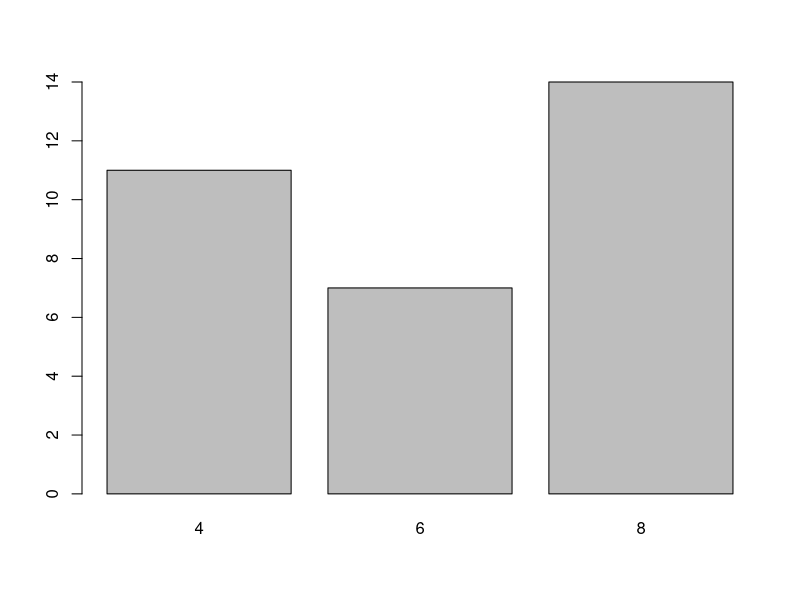
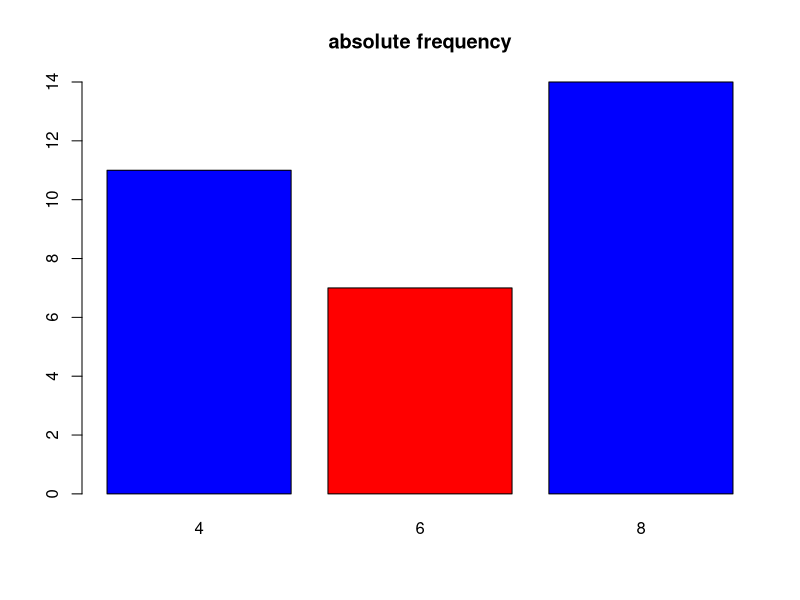
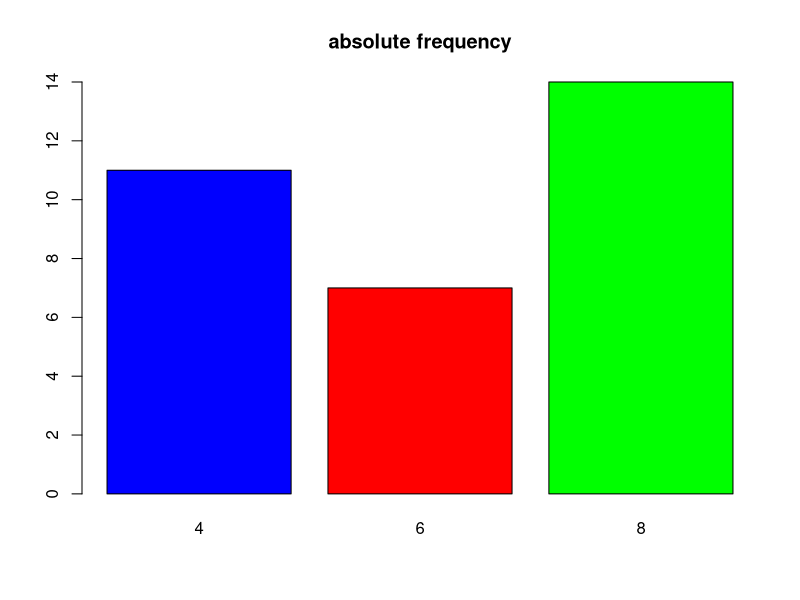
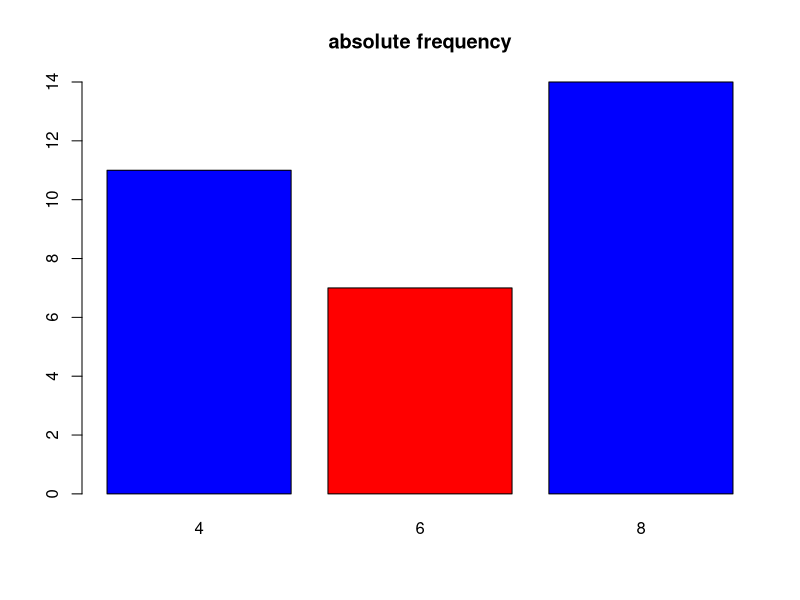
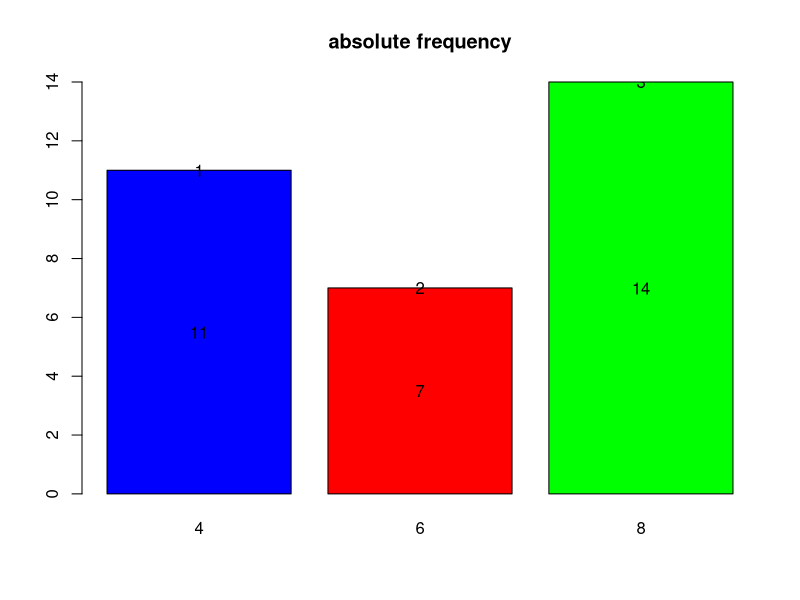
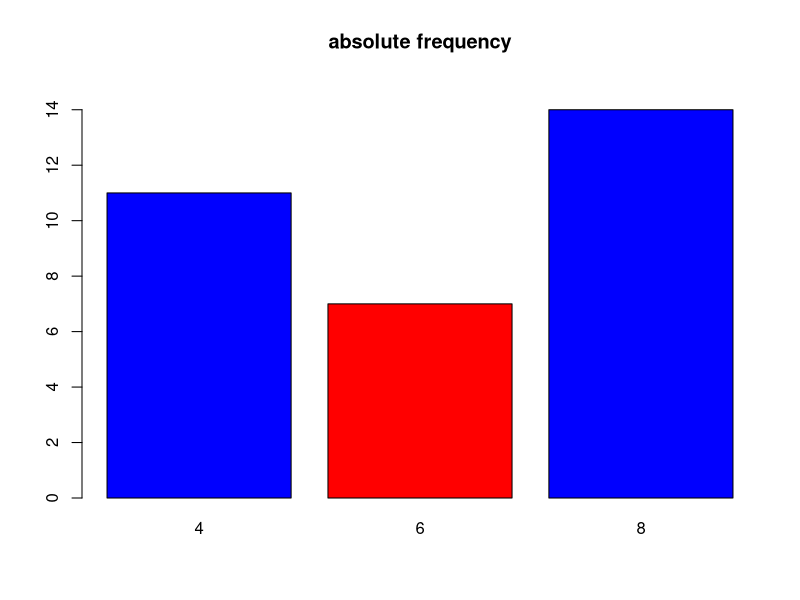
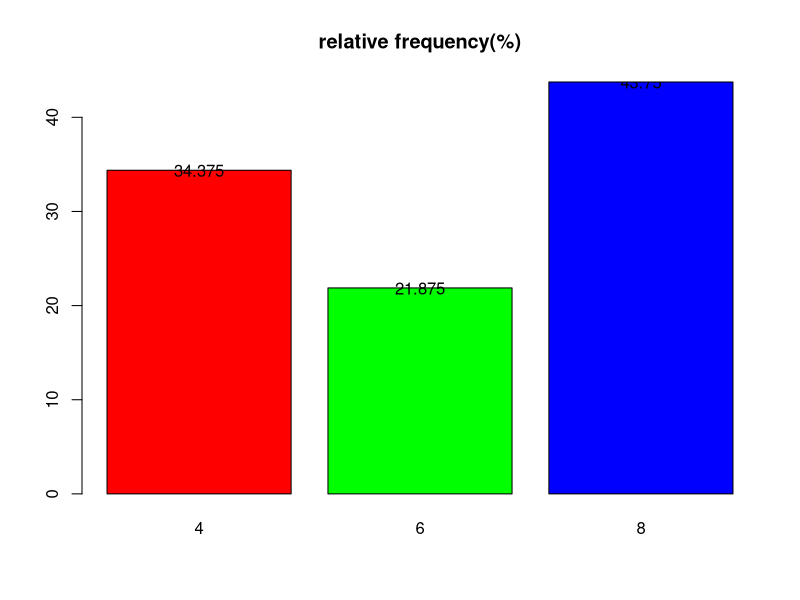
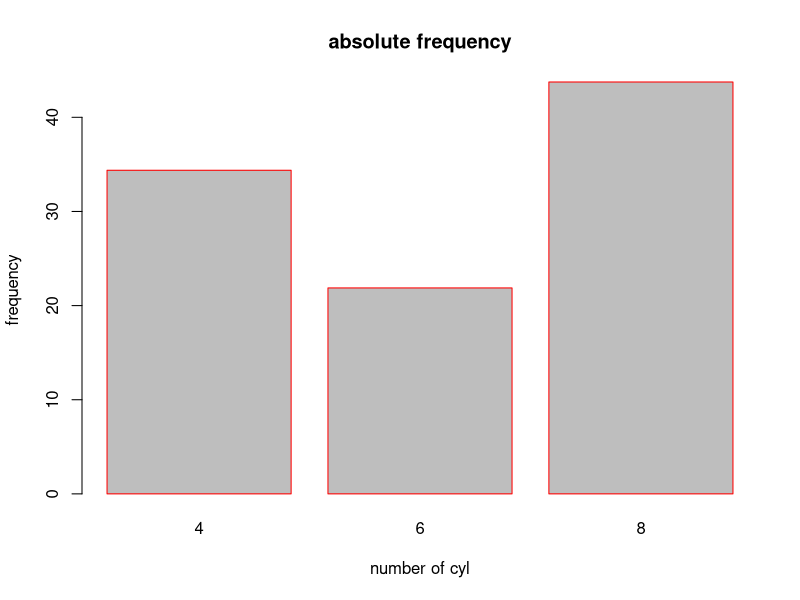

These charts were generated, in order, by the following R code:
## ---- chunk 1
data(mtcars)
## ---- chunk 2
mtcars$cyl


## ---- chunk 3
cyl_cat<- table(mtcars$cyl)

barplot(cyl_cat)
## ---- chunk 4
cyl_cat<- table(mtcars$cyl)
cyl_cat

## ---- chunk 5
barplot(cyl_cat,main="absolute frequency",col=c("blue","red"))
## ---- chunk 6
barplot(cyl_cat,main="absolute frequency",col=c("blue","red","green"))

## ---- chunk 7
head(mtcars)
## ---- chunk 8
my_table<-table(mtcars$cyl)
my_table
## ---- chunk 9
barplot(my_table,main="absolute frequency",col=c("blue","red"))
my_barplot<-barplot(my_table,main="absolute frequency",col=c("blue","red","green"))
text(my_barplot,my_table)
text(my_barplot,my_table/2,labels=my_table)


## ---- chunk 10
barplot(my_table,main="absolute frequency",col=c("blue","red"),ylim=c(0,15))

## ---- chunk 11
p.table<-barplot(prop.table(my_table)*100,main="relative frequency(%)",col=rainbow(3))
my_table=prop.table(my_table)*100
text(p.table,my_table,labels =my_table)
#text(p.table,my_table+1,labels =my_table)

## ---- chunk 12
barplot(my_table,main="absolute frequency",border="red",xlab="number of cyl",ylab="frequency")


## ---- chunk 13

## ---- chunk 14
barplot(my_table,names.arg=c("four","six","eight"),col=c("brown"))
## ---- chunk 15
barplot(my_table,names.arg=c("four","six","eight"),col=c("yellow"),width=c(0.2,0.4,0.6))


## ---- chunk 16
barplot(my_table,names.arg=c("four","six","eight"),col=c("brown"),space = c(1,1.1,0.5))

## ---- chunk 17
par(mfrow=c(2,2))
barplot(my_table,names.arg=c("four","six","eight"),col=c("yellow"),width=c(0.2,0.4,0.6))
barplot(my_table,names.arg=c("four","six","eight"),col=c("brown"),space = c(1,1.1,0.5))
barplot(my_table,names.arg=c("four","six","eight"),col=c("brown"))


## ---- chunk 18
barplot(my_table,names.arg=c("four","six","eight"),col=c("brown"))
barplot(my_table,names.arg=c("four","six","eight"),col=c("brown"),space = c(1,1.1,0.5))

par(mfrow=c(1,1))
